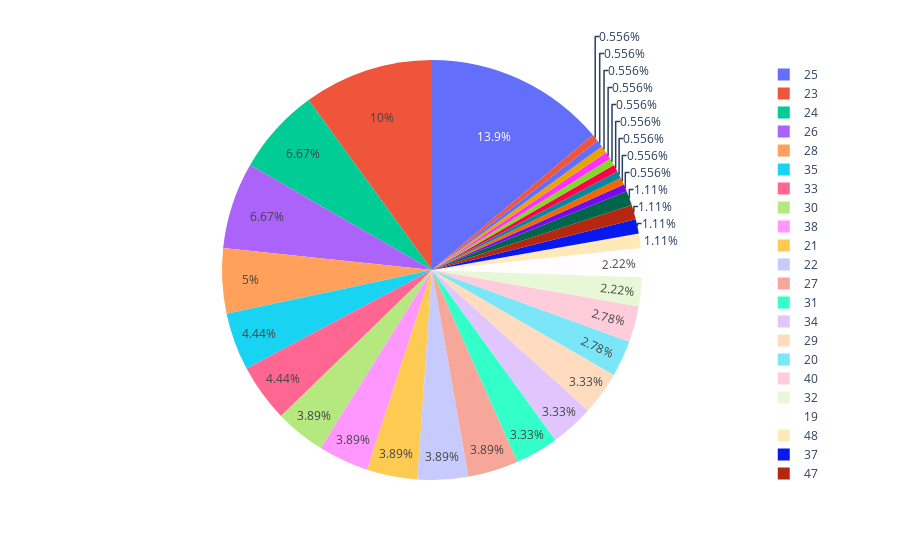

The code cell stored with this chart in its notebook:
### Code cell
px.pie(data_frame=cardio_data,
       values=cardio_data["Age"].value_counts(),
       names=cardio_data["Age"].value_counts().index)

### Figure 1 — Plotly figure (JSON) as saved in the notebook; plotly's stock layout.template omitted (floating-point values rounded to 4 significant figures)
{"data": [{"domain": {"x": [0, 1], "y": [0, 1]}, "hovertemplate": "label=%{label}<br>value=%{value}<extra></extra>", "labels": [25, 23, 24, 26, 28, 35, 33, 30, 38, 21, 22, 27, 31, 34, 29, 20, 40, 32, 19, 48, 37, 47, 45, 44, 46, 18, 43, 42, 41, 39, 36, 50], "legendgroup": "", "name": "", "showlegend": true, "type": "pie", "values": [25, 18, 12, 12, 9, 8, 8, 7, 7, 7, 7, 7, 6, 6, 6, 5, 5, 4, 4, 2, 2, 2, 2, 1, 1, 1, 1, 1, 1, 1, 1, 1]}], "layout": {"legend": {"tracegroupgap": 0}, "margin": {"t": 60}}}
